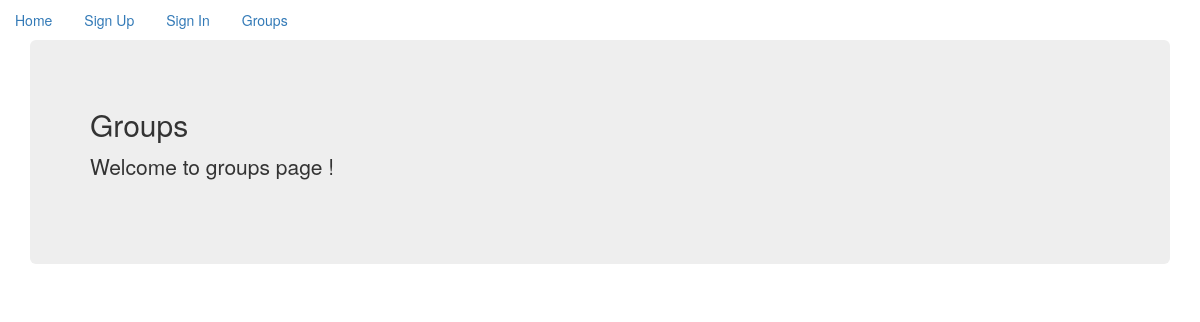
The page /all on the database as committed earlier.
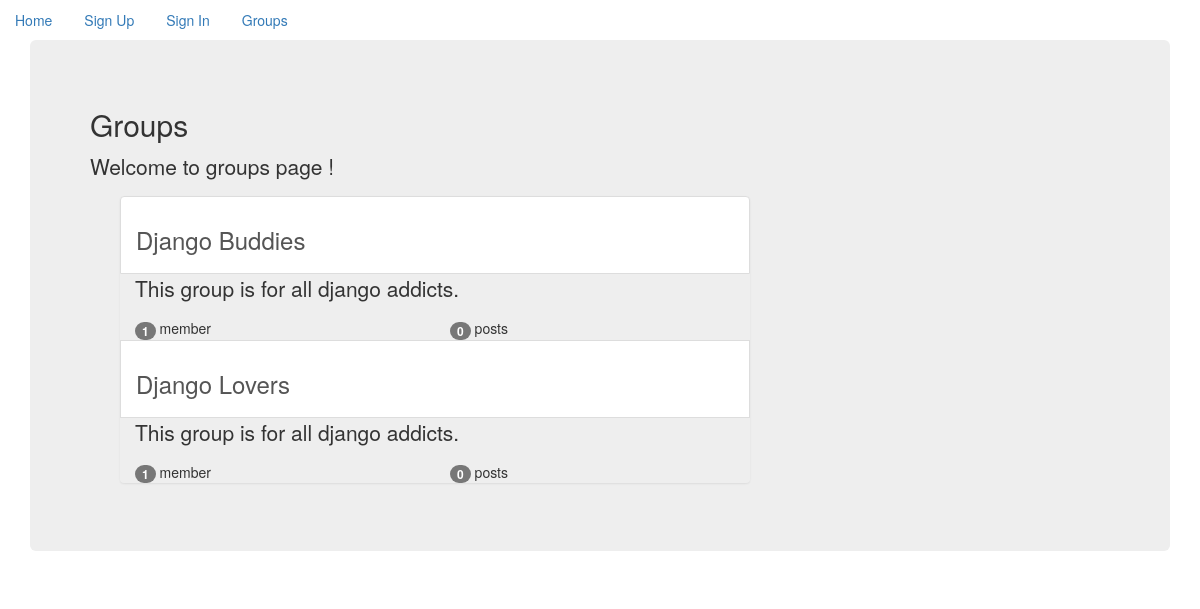
The same page on the database as committed later.
### groups/models.py (models this page shows, shortened)
class Group(models.Model):
    name = models.CharField(max_length=256)
    slug = models.SlugField(allow_unicode=True, unique=True)
    description = models.TextField(blank=True, default='')
    description_html = models.TextField(editable=False,blank=True, default='' )
    members = models.ManyToManyField(User, through='GroupMember')
    class Meta:
        ordering = ['name']

### groups/views.py (the view)
# urls.py: path('all', views.ListGroups.as_view(), name="all"),
class ListGroups(ListView):
    model = Group

### groups/templates/groups/group_list.html (shortened to what this page needs)
{% extends "groups/group_base.html" %}
{% block pregroup %}
<div class="content">
<h2>Groups</h2>
<p>Welcome to groups page !</p>
</div>
</div>
{% endblock  %}
{% block group_content %}
<div class="col-md-8">
<div class="list-group">
    {% for group in object_list %}
    <a class="list-group-item" href="{% url 'groups:single' slug=group.slug %}">
        <h3 class="title">{{ group.name }}</h3></a>
        <div class="container-fluid">
            {{group.description_html|safe}}
            <div class="row">
                <div class="col-md-6"><span class="badge">{{ group.members.count  }}</span>
                    member{{ group.members.count|pluralize }}
                </div>
                <div class="col-md-6"><span class="badge">{{ group.posts.count  }}</span>
                    post{{ group.posts.count|pluralize }}
                </div>
            </div>
        </div>
        {% endfor %}
</div>
</div>
{% endblock %}

### groups/templates/groups/group_base.html (shortened to what this page needs)
{% extends "base.html" %}
{% block subcontent %}
<div class="container">
    <div class="row">
         {% block pregroup %}
        {% endblock  %}
        {% block group_content %}
        {% endblock %}
    </div>
</div>
{% endblock %}

### templates/base.html (shortened to what this page needs)
<!DOCTYPE html>
<html lang="en">
<head>
    <link rel="stylesheet" href="https://maxcdn.bootstrapcdn.com/bootstrap/3.3.7/css/bootstrap.min.css">
        <link rel="stylesheet" href="https://maxcdn.bootstrapcdn.com/bootstrap/3.3.7/css/bootstrap-theme.min.css">
        <link rel="stylesheet" href="//cdn.jsdelivr.net/medium-editor/latest/css/medium-editor.min.css" type="text/css" media="screen" charset="utf-8">
</head>
<body>
    {% if user.is_authenticated %}
    <ul class="nav nav-pills navbar-default mb-3" id="pills-tab" role="tablist">
        <li class="nav-item">
            <a class="nav-link" id="pills-profile-tab" data-toggle="pill" href="{% url 'posts:create' %}" role="tab" aria-controls="pills-profile" aria-selected="false">
                Create Post
            </a>
        </li>
        <li class="nav-item">
            <a class="nav-link" id="pills-profile-tab" data-toggle="pill" href="{% url 'posts:all' user.username %}" role="tab" aria-controls="pills-profile" aria-selected="false">
                Posts
            </a>
        </li>
        <li class="nav-item">
            <a class="nav-link" id="pills-profile-tab" data-toggle="pill" href="{% url 'groups:all' %}" role="tab" aria-controls="pills-profile" aria-selected="false">
                Groups
            </a>
        </li>
        <li class="nav-item">
            <a class="nav-link" id="pills-profile-tab" data-toggle="pill" href="{% url 'groups:create' %}" role="tab" aria-controls="pills-profile" aria-selected="false">
                Create Group
            </a>
        </li>
        <li class="nav-item">
            <a class="nav-link" id="pills-logout-tab" data-toggle="pill" href="{% url 'accounts:logout' %}" role="tab" aria-controls="pills-profile" aria-selected="false">
                Logout
            </a>
        </li>
    </ul>
    {% else %}
    <ul class="nav nav-pills mb-3" id="pills-tab" role="tablist">
        <li class="nav-item">
            <a class="nav-link active" id="pills-home-tab" data-toggle="pill" href="{% url 'home' %}" role="tab" aria-controls="pills-home" aria-selected="true">
                Home
            </a>
        </li>
        <li class="nav-item">
            <a class="nav-link active" id="pills-signup-tab" data-toggle="pill" href="{% url 'accounts:signup' %}" role="tab" aria-controls="pills-home" aria-selected="true">
               Sign Up
            </a>
        </li>
        <li class="nav-item">
            <a class="nav-link" id="pills-signin-tab" data-toggle="pill" href="{% url 'accounts:signin' %}" role="tab" aria-controls="pills-profile" aria-selected="false">
                Sign In
            </a>
        </li>
        <li class="nav-item">
            <a class="nav-link" id="pills-profile-tab" data-toggle="pill" href="{% url 'groups:all' %}" role="tab" aria-controls="pills-profile" aria-selected="false">
                Groups
            </a>
        </li>
    </ul>
    {% endif %}
    <div class="container"><div class="jumbotron">
    {% block subcontent %}
    {% endblock %}
</div></div>
</body>
</html>

Rows that differ between the two databases and show on the page:
added Group: name "Django Buddies", description_html "This group is for all django addicts.", members.count "1", posts.count "0"
added Group: name "Django Lovers", description_html "This group is for all django addicts.", members.count "1", posts.count "0"
